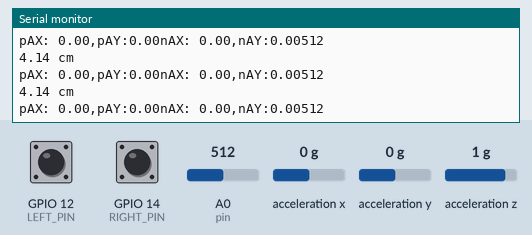
The sketch below on a simulated ESP8266 (NodeMCU). Parts: the last lines printed to the serial monitor. The inputs (shaded band) are chosen by the test bench; at power-on: GPIO 12 (LEFT_PIN) LOW, GPIO 14 (RIGHT_PIN) LOW, acceleration x 0 g, A0 (pin) = 512, acceleration y 0 g, acceleration z 1 g. WiFi joins after 1.5 s; servers stay silent unless stated; uploads are accepted with an empty reply.

Above: at 1.2 s.
1.3 s: GPIO 12 (LEFT_PIN) pulled HIGH for 0.15 s
2.9 s: GPIO 14 (RIGHT_PIN) pulled HIGH for 0.15 s
At 3.07 s:
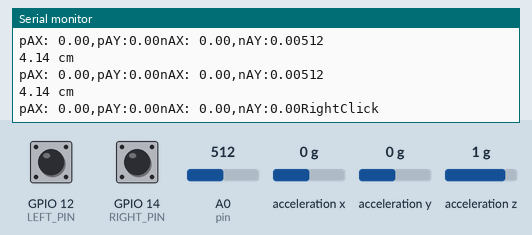
4.5 s: acceleration x set to -1.4 g
At 5.09 s:
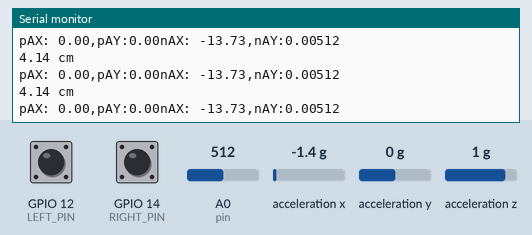
6.0 s: A0 (pin) set to 716
At 6.3 s:
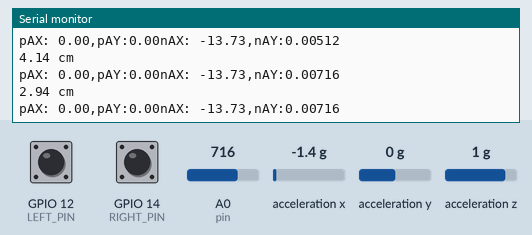
7.5 s: acceleration y set to -1.4 g
At 8.11 s:
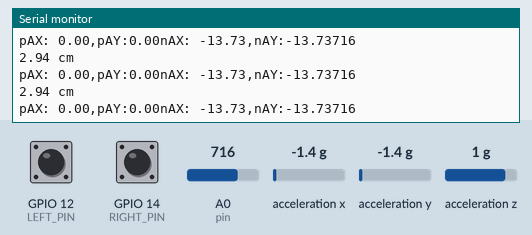
9.0 s: GPIO 12 (LEFT_PIN) pulled HIGH for 1 s
At 9.5 s:
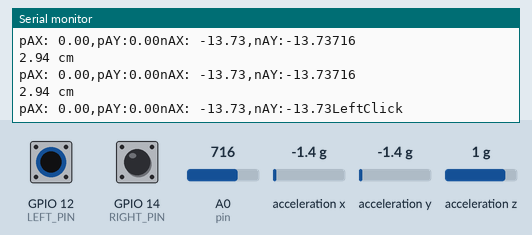
Timing chart, 0 to 12.0 s (numbered marks = the images above; inputs shaded):
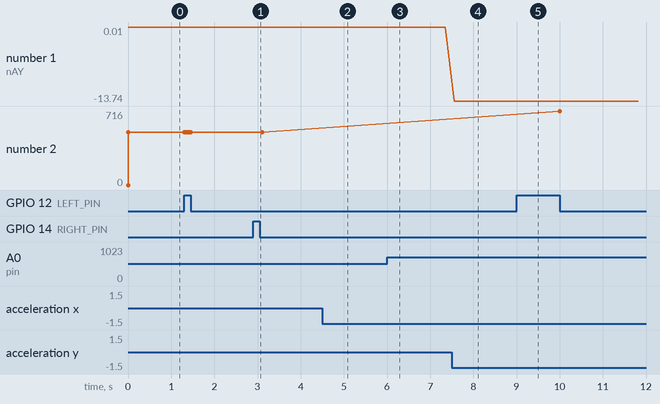

The sketch:

MouseProject.ino
```cpp
#include <Wire.h>
#include <Adafruit_Sensor.h>
#include <Adafruit_ADXL345_U.h>

#include <Arduino.h>
#include <String>
#include <ESP8266WiFi.h>
#include <ESP8266WiFiMulti.h>
#include <ESP8266HTTPClient.h>
#include <ArduinoJson.h>

/* Assign a unique ID to this sensor at the same time */
Adafruit_ADXL345_Unified accel = Adafruit_ADXL345_Unified(12345);

float nowAccelX = 0;
float nowAccelY = 0;

float pastAccelX = 0;
float pastAccelY = 0;


int status = 0;

String ip = "http://192.168.43.149:80/?";

const int LEFT_PIN = 12;
const int RIGHT_PIN = 14;

#define pin A0

void setup()
{
  Serial.begin(115200);
  Serial.println("ADXL345 Accelerometer Calibration");
  Serial.println("");

  /* Initialise the sensor */
  if(!accel.begin())
  {
    /* There was a problem detecting the ADXL345 ... check your connections */
    Serial.println("Ooops, no ADXL345 detected ... Check your wiring!");
  }
   WiFi.begin("HUAWEI Mate 9","f19fed8ac01a");

   pinMode(LEFT_PIN,INPUT);
   pinMode(RIGHT_PIN,INPUT);
   pinMode(pin, INPUT);
}

void loop()
{

    sensors_event_t accelEvent;
    accel.getEvent(&accelEvent);

//    pastAccelX = accelEvent.acceleration.x;
//    pastAccelY = accelEvent.acceleration.y;
//    Serial.print("X:");Serial.print(pastAccelX);Serial.println();
//    Serial.print("Y:");Serial.print(pastAccelY);Serial.println();

    /* Get a new sensor event */
    uint16_t value = analogRead (pin);
    double distance = get_IR (value); //Convert the analog voltage to the distance
    Serial.println (value);                 //Print the data to the arduino serial monitor
        Serial.print (distance);
        Serial.println (" cm");
        Serial.println ();
////        delay(500);
    String warn = (distance <= 6)?("true"):("false");
    String LC = (digitalRead(LEFT_PIN) == HIGH) ? ("true"):("false");
     String RC = (digitalRead(RIGHT_PIN) == HIGH) ? ("true"):("false");
    if(status == 0){

      pastAccelX = accelEvent.acceleration.x;
      pastAccelY = accelEvent.acceleration.y;
//      pastAccelZ = accelEvent.acceleration.z;
      status = 1;

      Serial.println(pastAccelX);
      Serial.println(pastAccelY);
    }

    else {
      nowAccelX = accelEvent.acceleration.x;
      nowAccelY = accelEvent.acceleration.y;
//      nowAccelZ = accelEvent.acceleration.z;
//
    Serial.print("pAX: " );Serial.print(pastAccelX);Serial.print(",pAY:");Serial.print(pastAccelY);
    Serial.print("nAX: " );Serial.print(nowAccelX);Serial.print(",nAY:");Serial.print(nowAccelY);

      if(LC == "true")  Serial.println("LeftClick");
      if(RC == "true")  Serial.println("RightClick");

      if ((WiFi.status() == WL_CONNECTED)) {

        HTTPClient http;

//        Serial.print("[HTTP] begin...\n");
        http.begin(ip + "pX=" + (int)pastAccelX + "&pY=" + (int)pastAccelY
                    + "&nX=" + (int)nowAccelX + "&nY=" + (int)nowAccelY
                    +"&LC=" + LC + "&RC=" + RC + "&Wn=" + warn); //HTTP

//        Serial.print("[HTTP] GET...\n");

        int httpCode = http.GET();
//        Serial.printf("%d",httpCode);
        if (httpCode > 0) {

//          Serial.printf("[HTTP] GET... code: %d\n", httpCode);

          if (httpCode == HTTP_CODE_OK) {
            String payload = http.getString();
//            Serial.println(payload);
          }
        } else {
          Serial.printf("[HTTP] GET... failed, error: %s\n", http.errorToString(httpCode).c_str());
        }
        if(LC == "true" || RC == "true"){
          while(digitalRead(LEFT_PIN) == HIGH || digitalRead(RIGHT_PIN) == HIGH){
            true;
          }
        }
        http.end();
      }
    }
////    delay(10);


}
double get_IR (uint16_t value) {
        if (value < 16)  value = 16;
        return 2076.0 / (value - 11.0);
}
```

Measured:
- after the input at 2.9 s, the serial monitor: prints a new line at once (image 1)
- after the input at 4.5 s, the serial monitor: prints a new line at once (image 2)
- after the input at 6.0 s, the serial monitor: prints a new line after 0.14 s (image 3)
- after the input at 7.5 s, the serial monitor: prints a new line after 0.05 s (image 4)
- after the input at 9.0 s, the serial monitor: prints a new line after 0.17 s (image 5)
- plotted number 1: 0.01 → 0.01 after the input at 4.5 s, 0.01 → -13.74 after the input at 7.5 s
- plotted number 2: 512 → 716 after the input at 9.0 s
